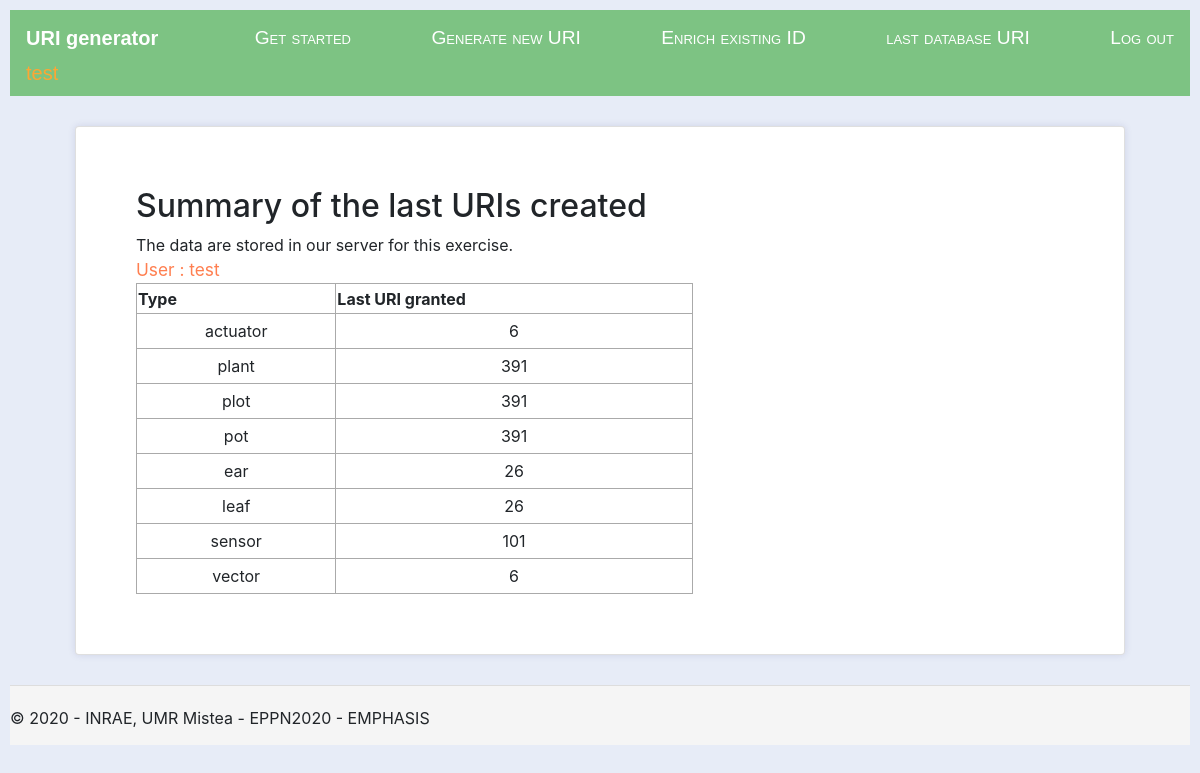
The app's page /your_database (signed in), older data.
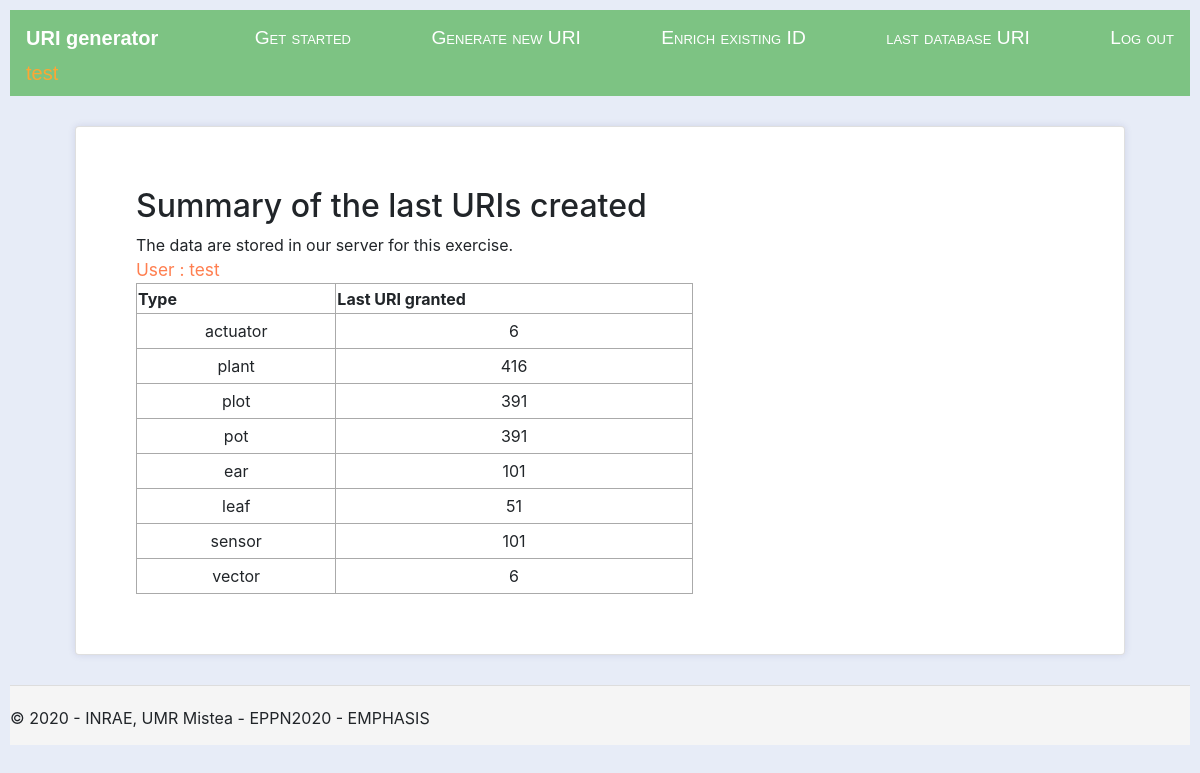
The same page, newer data.
### main.py (models this page shows)
class user_collected_URI(db.Model):
    id = db.Column(db.Integer, primary_key=True)
    user = db.Column(db.String(200), nullable=False)
    type = db.Column(db.String(200), nullable=False)
    lastvalue = db.Column(db.String(200), nullable=False, default=1)
    date_created = db.Column(db.DateTime, default=datetime.utcnow)

### main.py (the view)
@app.route("/your_database")
def your_database():
    collections = user_collected_URI.query.filter_by(user = session['username'])
    return render_template("your_database.html", collections=collections, username = session['username'], statut = session['logged_in'])

### templates/your_database.html (shortened to what this page needs)
{% extends "generator.html" %}
{% block content %}
<h2>Summary of the last URIs created</h2>
<p style=" color: coral; width: 15%;">
  </p>
<table class=content>
    <tr>
        <th>Type</th>
        <th>Last URI granted</th>
    </tr>
    {% for collection in collections %}
    <tr>
        <td>{{collection.type}}</td>
        <td>{{collection.lastvalue}}</td>
    </tr>
    {% endfor %}
</table>
{% endblock %}

Row changes from the older to the newer data that the page shows:
changed user_collected_URI (number 2 of 8 on the later page): lastvalue "391" → "416"
changed user_collected_URI (number 5 of 8 on the later page): lastvalue "26" → "101"
changed user_collected_URI (number 6 of 8 on the later page): lastvalue "26" → "51"
